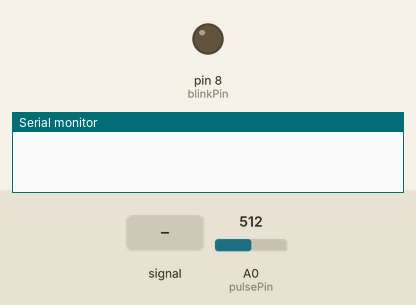
This sketch was run on a simulated Arduino Uno, built with avr-gcc and run on an emulated ATmega328P. Parts: output pins drawn as LEDs (lit = HIGH), the last lines printed to the serial monitor. The test bench sets the inputs (shaded band); at power-on: A0 (pulsePin) = 512.

Above: at 1.2 s.
1.3 s: A0 (pulsePin) fed a 200 Hz sine of ±81 counts around its level
4.3 s: A0 (pulsePin) set to 716
At 5.2 s:
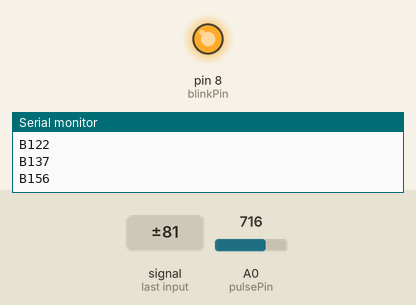
5.8 s: A0 (pulsePin) set to 531
7.3 s: A0 (pulsePin) set to 499
At 7.6 s:
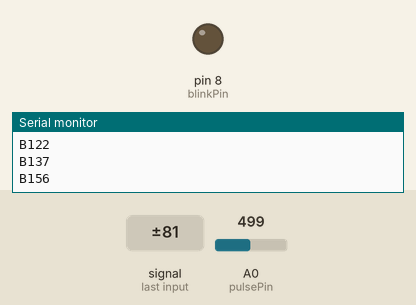
8.8 s: A0 (pulsePin) set to 522
At 10.0 s:
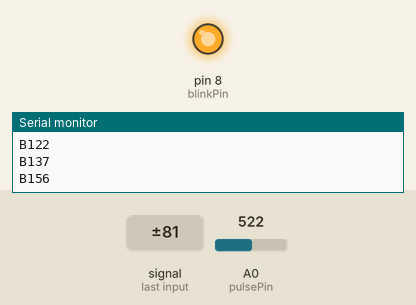
Timing chart, 0 to 11.3 s (numbered marks = the images above; inputs shaded):
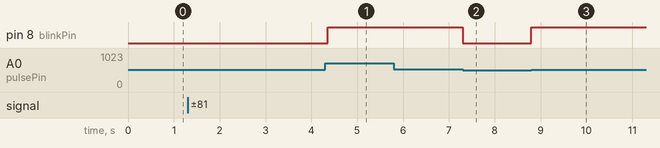

The sketch:

pulse_rate_monitor.ino
```cpp
#include "TimerOne.h"

//  VARIABLES
int pulsePin = 0;                 // Pulse Sensor purple wire connected to analog pin 0
int blinkPin = 8;                // pin to blink led at each beat

// these variables are volatile because they are used during the interrupt service routine!
volatile int BPM;                   // used to hold the pulse rate
volatile int Signal;                // holds the incoming raw data
volatile int IBI = 600;             // holds the time between beats, the Inter-Beat Interval
volatile boolean Pulse = false;     // true when pulse wave is high, false when it's low
volatile boolean QS = false;        // becomes true when Arduoino finds a beat.

void setup()
{
  Serial.begin(115200);             // we agree to talk fast!
  pulseRateMonitorInit(0,8);
}

void loop()
{
  sendPulseRate();
}

int8_t sendPulseRate()
{
  if (QS == true)
  {
    Serial.print('B');Serial.println(BPM);
    // reset the Quantified Self flag for next time
    QS = false;
  }
}
void pulseRateMonitorInit(int pulse_pin, int blink_pin)
{
  int pulsePin = pulse_pin;
  int blinkPin = blink_pin;
  pinMode(blinkPin,OUTPUT);
  Timer1.initialize(2000);
  Timer1.attachInterrupt(callback);  // attaches callback() as a timer overflow interrupt
}
```

Interrupt.ino
```cpp
volatile int rate[10];                    // used to hold last ten IBI values
volatile unsigned long sampleCounter = 0; // used to determine pulse timing
volatile unsigned long lastBeatTime = 0;  // used to find the inter beat interval
volatile int P = 512;                     // used to find peak in pulse wave
volatile int T = 512;                     // used to find trough in pulse wave
volatile int thresh = 512;                // used to find instant moment of heart beat
volatile int amp = 100;                   // used to hold amplitude of pulse waveform
volatile boolean firstBeat = true;        // used to seed rate array so we startup with reasonable BPM
volatile boolean secondBeat = true;       // used to seed rate array so we startup with reasonable BPM

// THIS IS THE TIMER 1 INTERRUPT SERVICE ROUTINE.
// Timer 1 makes sure that we take a reading every 2 miliseconds
// triggered when Timer1 counts to 124
void callback()
{
  Signal = analogRead(pulsePin);              // read the Pulse Sensor
  sampleCounter += 2;                         // keep track of the time in mS with this variable
  int N = sampleCounter - lastBeatTime;       // monitor the time since the last beat to avoid noise

  //  find the peak and trough of the pulse wave
  // avoid dichrotic noise by waiting 3/5 of last IBI
  if (Signal < thresh && N > (IBI / 5) * 3)
  {
    // T is the trough
    if (Signal < T)
    {
      T = Signal;                         // keep track of lowest point in pulse wave
    }
  }

  // thresh condition helps avoid noise
  if (Signal > thresh && Signal > P)
  {
    P = Signal;                             // P is the peak
  }                                        // keep track of highest point in pulse wave

  //  NOW IT'S TIME TO LOOK FOR THE HEART BEAT
  // signal surges up in value every time there is a pulse
  // avoid high frequency noise
  if (N > 250)
  {
    if ( (Signal > thresh) && (Pulse == false) && (N > (IBI / 5) * 3) )
    {
      Pulse = true;                               // set the Pulse flag when we think there is a pulse
      digitalWrite(blinkPin, HIGH);               // turn on pin 13 LED
      IBI = sampleCounter - lastBeatTime;         // measure time between beats in mS
      lastBeatTime = sampleCounter;               // keep track of time for next pulse

      // if it's the first time we found a beat, if firstBeat == TRUE
      if (firstBeat)
      {
        firstBeat = false;                 // clear firstBeat flag
        return;                            // IBI value is unreliable so discard it
      }
      // if this is the second beat, if secondBeat == TRUE
      if (secondBeat)
      {
        secondBeat = false;                 // clear secondBeat flag
        // seed the running total to get a realisitic BPM at startup
        for (int i = 0; i <= 9; i++)
        {
          rate[i] = IBI;
        }
      }

      // keep a running total of the last 10 IBI values
      word runningTotal = 0;                   // clear the runningTotal variable

      // shift data in the rate array
      for (int i = 0; i <= 8; i++)
      {
        rate[i] = rate[i + 1];            // and drop the oldest IBI value
        runningTotal += rate[i];          // add up the 9 oldest IBI values
      }

      rate[9] = IBI;                          // add the latest IBI to the rate array
      runningTotal += rate[9];                // add the latest IBI to runningTotal
      runningTotal /= 10;                     // average the last 10 IBI values
      BPM = 60000 / runningTotal;             // how many beats can fit into a minute? that's BPM!
      QS = true;                              // set Quantified Self flag
      // QS FLAG IS NOT CLEARED INSIDE THIS ISR
    }
  }

  // when the values are going down, the beat is over
  if (Signal < thresh && Pulse == true)
  {
    digitalWrite(blinkPin, LOW);           // turn off pin 13 LED
    Pulse = false;                         // reset the Pulse flag so we can do it again
    amp = P - T;                           // get amplitude of the pulse wave
    thresh = amp / 2 + T;                  // set thresh at 50% of the amplitude
    P = thresh;                            // reset these for next time
    T = thresh;
  }

  // if 2.5 seconds go by without a beat
  if (N > 2500)
  {
    thresh = 512;                          // set thresh default
    P = 512;                               // set P default
    T = 512;                               // set T default
    lastBeatTime = sampleCounter;          // bring the lastBeatTime up to date
    firstBeat = true;                      // set these to avoid noise
    secondBeat = true;                     // when we get the heartbeat back
  }
}// end isr
```

Measured:
- the behaviour switches between 513 and 512 on A0 (pulsePin) (found by bisection; images 1 and 2)
- after the input at 4.3 s, pin 8 (blinkPin): LOW → HIGH after 0.06 s
- after the input at 5.8 s, every drawn part: stays the same
- after the input at 7.3 s, pin 8 (blinkPin): HIGH → LOW at once
- after the input at 8.8 s, pin 8 (blinkPin): LOW → HIGH at once
